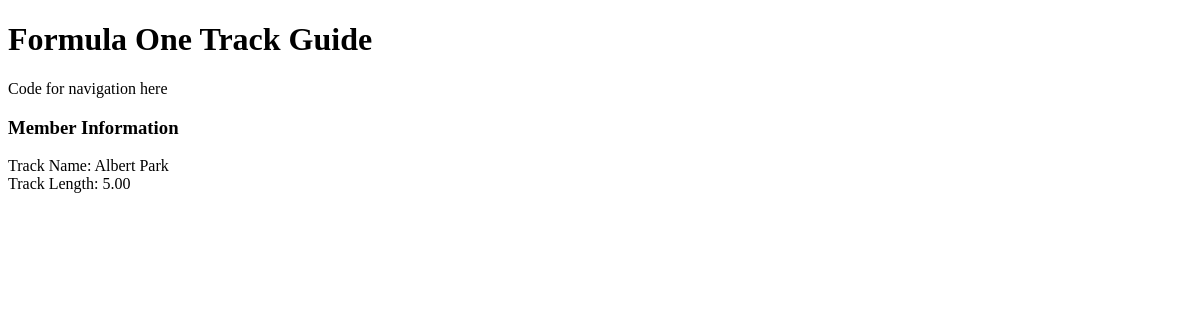
Before: /trackguide/track/id/1 with the older database file.
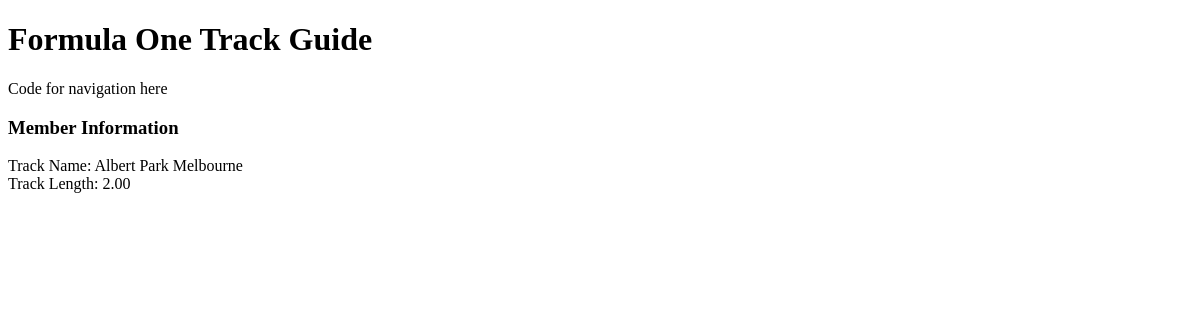
After: the same page with the newer database file.
### trackguide/models.py (models this page shows)
class Track(models.Model):
    track_name = models.CharField(max_length=100)
    track_length = models.DecimalField(max_digits=5, decimal_places=2)
    user = models.OneToOneField(User, blank=True, null=True, on_delete=models.CASCADE,)

### trackguide/views.py (the view)
# urls.py: path('track/id/<int:track_id>', views.track),
def track(request,track_id):
    track = Track.objects.get(id=track_id)
    response = render(request,'trackguide/track_detail.html',{
        'track':track
    })
    return response

### trackguide/templates/trackguide/track_detail.html
{% extends 'base.html' %}
{% block content %}
<h3>Member Information</h3>
        <div id="Track">
        <div id="Track name"> Track Name: {{track.track_name }}</div>
        <div id="Track Length"> Track Length: {{track.track_length}}</div>
</div>
{% endblock %}

### templates/base.html (shortened to what this page needs)
<!doctype html>
<html>
    <head>
    </head>
    <body>
        <div id="Heading">
            <h1>Formula One Track Guide</h1>
        </div>
        <div id="navigation">
            Code for navigation here
        </div>
        <div id="content">
            {% block content %}{% endblock %}
        </div>
    </body>
</html>

Changed rows visible on the page:
changed Track: track_name "Albert Park" → "Albert Park Melbourne"; track_length "5.00" → "2.00"
